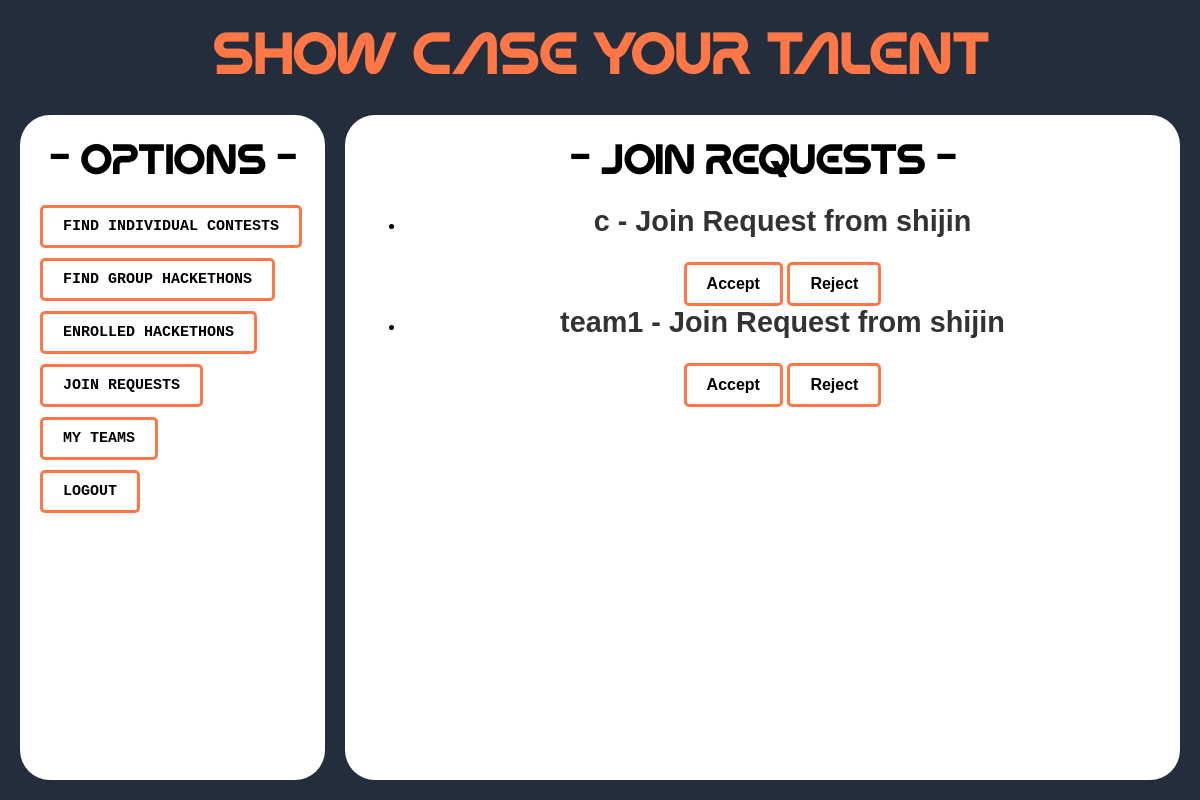
The page /competitor/join-requests/ (signed in) on the database as committed earlier.
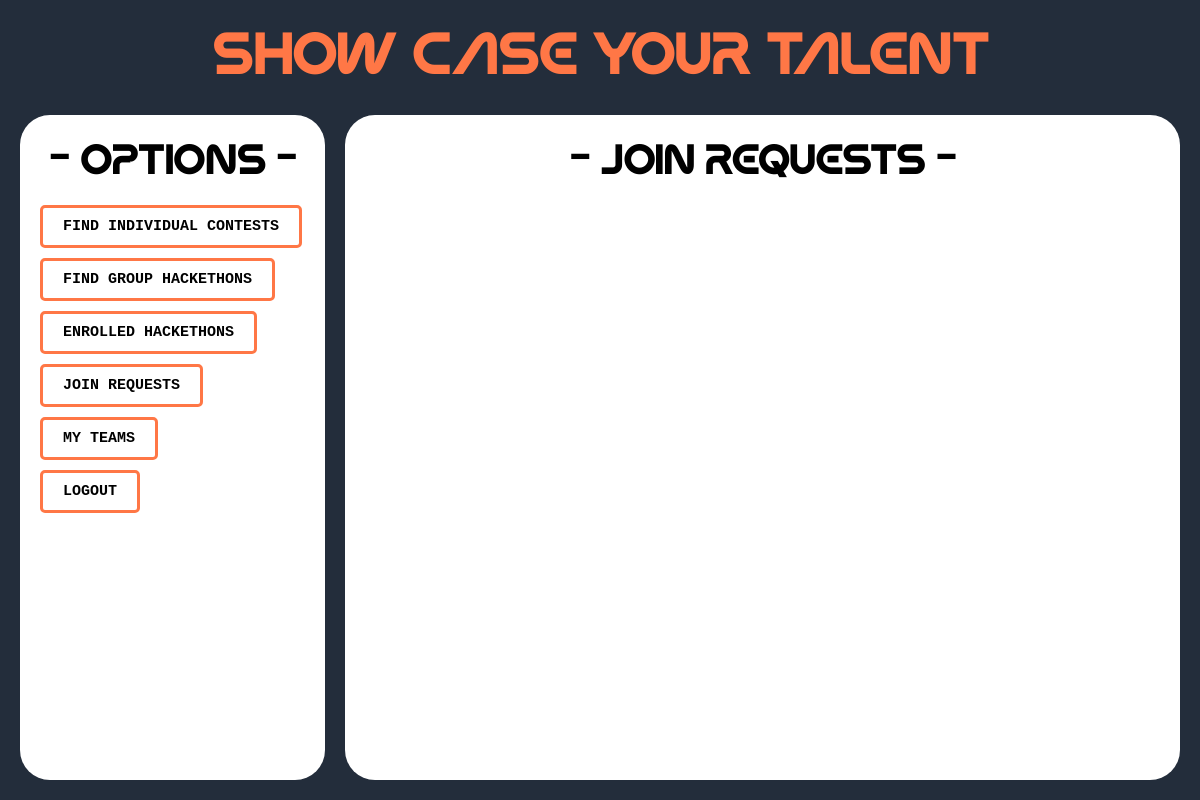
The same page on the database as committed later.
### competitor/models.py (models this page shows, shortened)
class JoinRequest(models.Model):
    PENDING = 'pending'
    ACCEPTED = 'accepted'
    DECLINED = 'declined'
    STATUS_CHOICES = [
        (PENDING, 'Pending'),
        (ACCEPTED, 'Accepted'),
        (DECLINED, 'Declined'),
    ]
    team = models.ForeignKey(Team, on_delete=models.CASCADE, related_name='join_requests')
    user = models.ForeignKey(User, on_delete=models.CASCADE, related_name='join_requests')
    status = models.CharField(max_length=10, choices=STATUS_CHOICES, default=PENDING)
    created_at = models.DateTimeField(auto_now_add=True)

class Team(models.Model):
    name = models.CharField(max_length=255, unique=True)
    team_admin = models.ForeignKey(
        User,
        on_delete=models.CASCADE,
        related_name='admin_teams'
    )  # The user who created the team (must be a competitor)
    members = models.ManyToManyField(
        User,
        related_name='team_members',
        blank=True
    )
    created_at = models.DateTimeField(auto_now_add=True)  # Timestamp of creation

### accounts/models.py (models this page shows)
class CustomUser(AbstractUser):
    USER_TYPES = [
        ('host', 'Hackathon Host'),
        ('competitor', 'Competitor'),
    ]
    user_type = models.CharField(max_length=10, choices=USER_TYPES, default='competitor')

### competitor/views.py (the view)
# urls.py: path('join-requests/', views.view_join_requests, name='view_join_requests'),
@login_required
def view_join_requests(request):
    pending_requests = JoinRequest.objects.filter(user=request.user, status='pending')
    return render(request, 'competitor/view_join_requests.html', {'pending_requests': pending_requests})

### templates/competitor/view_join_requests.html
{% extends "competitor/competitor_dashboard.html" %}
{% block right_div %}
    <h1 style="color:black;text-align: center;">- Join Requests -</h1>
    <div style="text-align: center; margin-top: 16px;width:100%;">
        {% if pending_requests %}
            <ul>
                {% for request in pending_requests %}
                    <li>
                        <h2><strong>{{ request.team.name }}</strong> - Join Request from {{ request.user.username }}</h2>
                        <a href="{% url 'competitor:accept_join_request' request.id %}" class="btn-link">Accept</a>
                        <a href="{% url 'competitor:reject_join_request' request.id %}" class="btn-link">Reject</a>
                    </li>
                {% endfor %}
            </ul>
        {% else %}
            <p>No pending join requests.</p>
        {% endif %}
    </div>
{% endblock %}

Rows that differ between the two databases and show on the page:
no longer on this page (row edited): JoinRequest: team.name "c", user.username "shijin"
no longer on this page (row edited): JoinRequest: team.name "team1", user.username "shijin"
